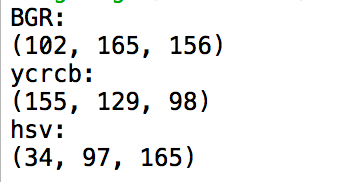
//> input picture exercise2/baboon's pixel.png, 342 x 182 px
$ ./ColorImage 'baboon'"'"'s pixel.png'   (built with g++ and OpenCV 4)
//> lines starting //> are read from the running program, lines starting //| are printed output that depends on the picture; after the words box and inside, x2 and y2 are one past the last pixel; in counts of white or black regions, pixels touching at a corner belong together
#include "opencv2/core/core.hpp"
#include "opencv2/highgui/highgui.hpp"
#include "opencv2/imgproc/imgproc.hpp"
#include "iostream"

 // Author Rishab Shah

using namespace cv;
using namespace std;

int main(int argc, char** argv )
{
    Mat src;
    src = imread(argv[1], CV_LOAD_IMAGE_COLOR);
//> src is the input picture: 182 rows x 342 cols, CV_8UC3; mean B, G, R 238.8, 238.8, 238.7
    namedWindow( "Original image", CV_WINDOW_AUTOSIZE );
    imshow( "Original image", src);

	vector<Mat> input_planes(3);
	split(src,input_planes);
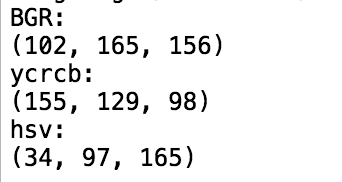
//> input_planes[0]: 182 rows x 342 cols, CV_8UC1; min 0, max 255, mean 238.8
	Mat channel1_display, channel2_display, channel3_display;
        imshow("Red",   input_planes[2]);
        imshow("Green",   input_planes[1]);
        imshow("Blue",   input_planes[0]);


	Mat ycrcb_image;
	cvtColor(src, ycrcb_image, CV_BGR2YCrCb);
//> ycrcb_image: 182 rows x 342 cols, CV_8UC3; mean of channels 0, 1, 2 238.7, 128, 128
	split(ycrcb_image,input_planes);
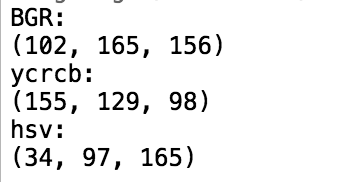
//> input_planes[0]: 182 rows x 342 cols, CV_8UC1; 6.05% of pixels changed, all inside (x1, y1, x2, y2) = (10, 0, 303, 170)
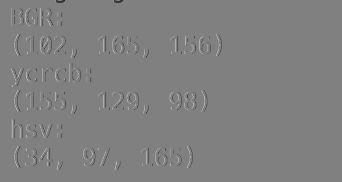
//> input_planes[1]: 182 rows x 342 cols, CV_8UC1; min 40, max 189, mean 128
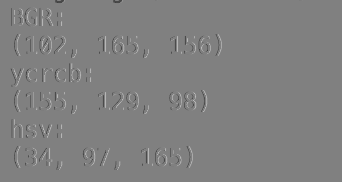
//> input_planes[2]: 182 rows x 342 cols, CV_8UC1; min 64, max 192, mean 128
        imshow("Y",   input_planes[0]);
        imshow("Cb",   input_planes[1]);
        imshow("Cr",   input_planes[2]);


	Mat hsv_image;
	cvtColor(src, hsv_image, CV_BGR2HSV);
//> hsv_image: 182 rows x 342 cols, CV_8UC3; mean H, S, V 3.7, 7.3, 241
	vector<Mat> hsv_planes(3);
	split(hsv_image,hsv_planes);
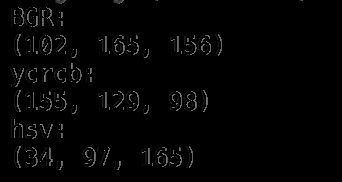
//> hsv_planes[0]: 182 rows x 342 cols, CV_8UC1; min 0, max 150, mean 3.7
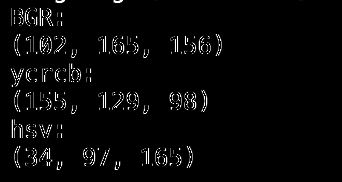
//> hsv_planes[1]: 182 rows x 342 cols, CV_8UC1; min 0, max 255, mean 7.3
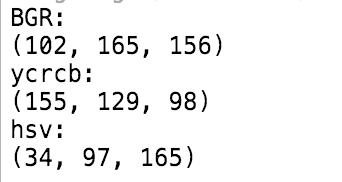
//> hsv_planes[2]: 182 rows x 342 cols, CV_8UC1; min 0, max 255, mean 241
        imshow("Hue",   hsv_planes[0]);
        imshow("Saturation",   hsv_planes[1]);
        imshow("Value",   hsv_planes[2]);


    waitKey(0);
    return 0;
}
